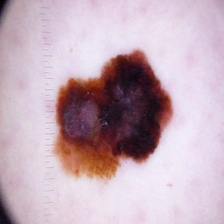
#> input picture data/raw/train/malignant/1018.jpg, 224 x 224 px, given in place of 69.jpg, which was not available
$ jupyter execute --allow-errors Prueba2.ipynb   (shell and % lines are left out)   (text cells are left out)
#> lines starting #> are read from the running program, lines starting #| are printed output that depends on the picture; after the words box and inside, x2 and y2 are one past the last pixel; in counts of white or black regions, pixels touching at a corner belong together; pictures that were not available may be replaced by others from this repository, and a replacement may not be noted
#> further down, image is the input picture: shape (224, 224, 3); mean B, G, R 184.5, 172.6, 195.6
### utils/functions.py
import cv2

def bgr2rgb(img_BGR):
    '''
    Transforma la imagen bgr a rgb.

    Parameters
    ----------
    img_BGR : img

    Return
    ------
    img_RGB : img
    '''
    b,g,r = cv2.split(img_BGR)
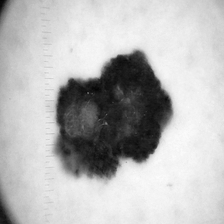
#> b: shape (224, 224); min 4, max 252, mean 184.5
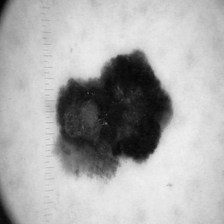
#> g: shape (224, 224); min 1, max 240, mean 172.6
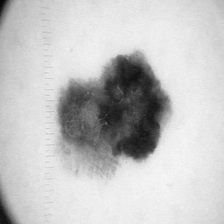
#> r: shape (224, 224); min 3, max 248, mean 195.6
    img_RGB = cv2.merge((r,g,b))
    return img_RGB

def eliminar_vello(imagen):
    '''
    Se aplica una máscara para eliminar el vello en la imagen. La función devuelve una `imagen` con las
    mismas dimensiones que la original.

    Parameters
    ----------
    imagen : img

    Output
    ------
    new_img : img

    '''
    #1. Convertir a escala de grises
    img_grayScale = cv2.cvtColor(imagen, cv2.COLOR_BGR2GRAY)
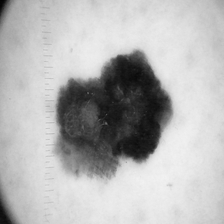
#> img_grayScale: shape (224, 224); min 2, max 242, mean 180.8
    # Kernel para el filtrado morfológico
    kernel = cv2.getStructuringElement(1,(17,17))
    # Filtrado BlackHat para encontrar los contornos del cabello
    blackhat = cv2.morphologyEx(img_grayScale, cv2.MORPH_BLACKHAT, kernel)
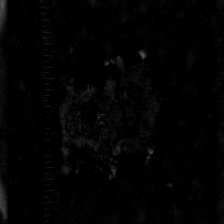
#> blackhat: shape (224, 224); min 0, max 89, mean 2.9
    # Intensificar los contornos del cabello en preparación para el algoritmo de pintura
    ret,thresh2 = cv2.threshold(blackhat,12,255,cv2.THRESH_BINARY)
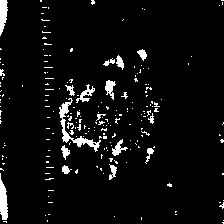
#> thresh2: shape (224, 224); 5.1% white; 210 white regions (191 under 20 px), largest, box (x1, y1, x2, y2) and area: (59, 98, 101, 152) 406, (0, 173, 8, 220) 251, (0, 0, 8, 36) 202
    # Pintar la imagen original dependiendo de la máscara
    new_img = cv2.inpaint(imagen,thresh2,1,cv2.INPAINT_TELEA)
    return new_img

# [17 lines left out: function mask_fondo, not called in this run]

### Prueba2.ipynb
[cell 1]
import matplotlib.image as img
import matplotlib.pyplot as plt
from sklearn.decomposition import PCA
import cv2
import numpy as np
import pandas as pd
import os

plt.style.use('default')

[cell 2]
from functions import *

[cell 3]
#Cargamos una imagen
# image = img.imread('data/raw/train/benign/3.jpg')
# image.shape

[cell 4]
image = cv2.imread('data/raw/train/benign/69.jpg')
plt.imshow(bgr2rgb(image));

[cell 5]
plt.imshow(bgr2rgb(eliminar_vello(image)))
plt.show()

[cell 6]
image_gray = cv2.imread('data/raw/train/benign/69.jpg')
image_gray = cv2.cvtColor(image_gray, cv2.COLOR_BGR2GRAY)
plt.imshow(image_gray, cmap='gray');

[cell 7]
image_gray.shape
#> Out = (224, 224)

[cell 8]
image.shape
#> Out = (224, 224, 3)

[cell 9]
# 224*224 = 50176
# 50176*3 = 150528

# Hay 16725 col por color - Reducir el numero

[cell 10]
red, green, blue = cv2.split(image)

[cell 11]
plt.imshow(image)

[cell 12]
pca = PCA(70)

#Applying to red channel and then applying inverse transform to transformed array.
red_transformed = pca.fit_transform(red)
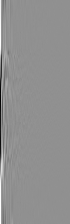
#> red_transformed: shape (224, 70) float64; min -1193.7, max 911.8, mean 0; drawn with min black and max white
print('red_transformed.shape:', red_transformed.shape)
#| red_transformed.shape: (224, 70)
red_inverted = pca.inverse_transform(red_transformed)  #Volvemos para ver qué información perdemos por el camino
print('red_inverted.shape:', red_inverted.shape)
#| red_inverted.shape: (224, 224)

#Applying to Green channel and then applying inverse transform to transformed array.
green_transformed = pca.fit_transform(green)
print('green_transformed.shape:', green_transformed.shape)
#| green_transformed.shape: (224, 70)
green_inverted = pca.inverse_transform(green_transformed)
print('green_inverted.shape:', green_inverted.shape)
#| green_inverted.shape: (224, 224)

#Applying to Blue channel and then applying inverse transform to transformed array.
blue_transformed = pca.fit_transform(blue)
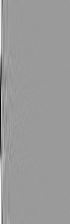
#> blue_transformed: shape (224, 70) float64; min -1122, max 729.7, mean 0; drawn with min black and max white
print('blue_transformed.shape:', blue_transformed.shape)
#| blue_transformed.shape: (224, 70)
blue_inverted = pca.inverse_transform(blue_transformed)
print('blue_inverted.shape:', blue_inverted.shape)
#| blue_inverted.shape: (224, 224)

[cell 13]
img_compressed = (cv2.merge([red_inverted, green_inverted, blue_inverted])).astype(np.uint8)

[cell 14]
plt.imshow(img_compressed);

[cell 15]
(224*70)+(224*70)+(224*70)

[cell 16]
224*224

[cell 17]
red_oneC = red_transformed.reshape((red_transformed.shape[0]*red_transformed.shape[1]),1)
#> red_oneC = 15680 values, max 911.8 at index 14490, min -1193.7 at index 6930, mean -2.78e-15
print('red',red_oneC.shape)
#| red (15680, 1)
green_oneC = green_transformed.reshape((green_transformed.shape[0]*green_transformed.shape[1]),1)
#> green_oneC = 15680 values, max 875.5 at index 13720, min -1212.6 at index 6930, mean -1.62e-15
print('green',green_oneC.shape)
#| green (15680, 1)
blue_oneC = blue_transformed.reshape((blue_transformed.shape[0]*blue_transformed.shape[1]),1)
#> blue_oneC = 15680 values, max 729.7 at index 15540, min -1122 at index 7490, mean -6.96e-16
print('blue',blue_oneC.shape)
#| blue (15680, 1)

[cell 18]
red_df = pd.DataFrame()
green_df = pd.DataFrame()
blue_df = pd.DataFrame()
df_total = pd.DataFrame()

[cell 19]
red_oneC.shape
#> Out = (15680, 1)

[cell 20]
red_df[str(0)]= red_oneC[:,0]
red_df.head()

[cell 21]
green_df[str(0)]= green_oneC[:,0]
df_total = pd.concat([red_df,green_df],ignore_index=True)
df_total.shape

[cell 22]
blue_df[str(0)]= blue_oneC[:,0]
df_total = pd.concat([df_total,blue_df],ignore_index=True)
df_total.shape

[cell 23]
df_total.T

[cell 24]
df_color = pd.DataFrame()
df_Total = pd.DataFrame()

df_color[str(0)]= red_oneC[:,0]
df_color[str(1)]= green_oneC[:,0]

[cell 25]
df_color1 = pd.DataFrame()
df_color2 = pd.DataFrame()
df_color3 = pd.DataFrame()
df_Total = pd.DataFrame()

df_color1[str(0)]= red_oneC[:,0]
df_color2[str(0)]= green_oneC[:,0]
df_Total = pd.concat([df_color1,df_color2],ignore_index=True)
df_color3[str(0)]= blue_oneC[:,0]
df_Total = pd.concat([df_Total,df_color3],ignore_index=True)

df_Total

[cell 26]
def image_pca(blue,green,red,num):
#> called with num = 70
    pca = PCA(num)
    #Normalizamos los valores
    blue_Norm = blue/255
    green_Norm = green/255
    red_Norm = red/255
    red_transformed = pca.fit_transform(red_Norm)
    green_transformed = pca.fit_transform(green_Norm)
    blue_transformed = pca.fit_transform(blue_Norm)

    red_oneC = red_transformed.reshape((red_transformed.shape[0]*red_transformed.shape[1]),1)
#> red_oneC = 15680 values, max 2.8 at index 15540, min -4.37 at index 7490, mean 4.98e-17
    green_oneC = green_transformed.reshape((green_transformed.shape[0]*green_transformed.shape[1]),1)
#> green_oneC = 15680 values, max 3.38 at index 13650, min -4.73 at index 6930, mean -6.53e-17
    blue_oneC = blue_transformed.reshape((blue_transformed.shape[0]*blue_transformed.shape[1]),1)
#> blue_oneC = 15680 values, max 3.53 at index 2940, min -4.66 at index 6930, mean -1.45e-17

    df_color1 = pd.DataFrame()
    df_color2 = pd.DataFrame()
    df_color3 = pd.DataFrame()
    df_Total = pd.DataFrame()

    df_color1[str(0)]= red_oneC[:,0]
    df_color2[str(0)]= green_oneC[:,0]
    df_Total = pd.concat([df_color1,df_color2],ignore_index=True)
    df_color3[str(0)]= blue_oneC[:,0]
    df_Total = pd.concat([df_Total,df_color3],ignore_index=True)

    return df_Total

[cell 27]
#Creamos los paths
malign_data = 'data/raw/train/malignant'
malign_data2 = 'data/raw/test/malignant'
benign_data = 'data/raw/train/benign'
benign_data2 = 'data/raw/test/benign'

#Datasets donde se almacenarán los datos
df_test = pd.DataFrame()
df_train = pd.DataFrame()
y_train_values = []
y_test_values = []

count = 0

for img_name in os.listdir(malign_data):
    image = cv2.imread(malign_data+"/"+img_name)
    image_sin_vello = eliminar_vello(image)
    blue, green, red = cv2.split(image_sin_vello)
    df_train[str(count)] = image_pca(blue,green,red,70)
    y_train_values.append(1) # 1 == Malign
    count += 1
#> pass 2 of the loop `for img_name in os.listdir(malign_data):`:
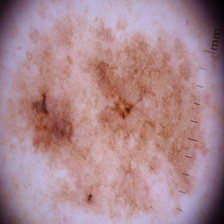
#> input picture data/raw/train/malignant/1021.jpg, 224 x 224 px
#> image is the input picture: shape (224, 224, 3); mean B, G, R 142.3, 135.9, 170.8
#> in eliminar_vello (call 3), `ret,thresh2 = cv2.threshold(blackhat,12,255,cv2.THRESH_BINARY)`:
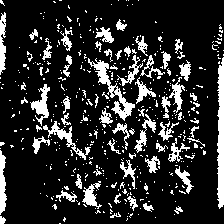
#> thresh2: shape (224, 224); 17.1% white; 438 white regions (373 under 20 px), largest, box (x1, y1, x2, y2) and area: (217, 57, 224, 209) 850, (88, 58, 135, 121) 634, (43, 121, 91, 160) 352
#> in image_pca (call 2), `blue_transformed = pca.fit_transform(blue_Norm)`:
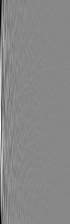
#> blue_transformed: shape (224, 70) float64; min -2.67, max 2.32, mean 5.08e-17; drawn with min black and max white
#> in image_pca (call 2), `red_oneC = red_transformed.reshape((red_transformed.shape[0]*red_trans..`: red_oneC = 15680 values, max 1.12 at index 8680, min -2.82 at index 0, mean 1.43e-16
#> in image_pca (call 2), `green_oneC = green_transformed.reshape((green_transformed.shape[0]*gre..`: green_oneC = 15680 values, max 1.54 at index 8960, min -2.14 at index 420, mean -6.16e-17
#> in image_pca (call 2), `blue_oneC = blue_transformed.reshape((blue_transformed.shape[0]*blue_t..`: blue_oneC = 15680 values, max 2.32 at index 8960, min -2.67 at index 15610, mean 5.12e-17
#> pass 3 of the loop `for img_name in os.listdir(malign_data):`:
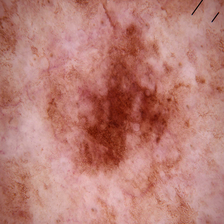
#> input picture data/raw/train/malignant/1040.jpg, 224 x 224 px
#> image is the input picture: shape (224, 224, 3); mean B, G, R 117.2, 126.1, 186.2
#> in eliminar_vello (call 4), `ret,thresh2 = cv2.threshold(blackhat,12,255,cv2.THRESH_BINARY)`:
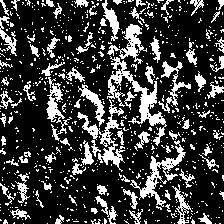
#> thresh2: shape (224, 224); 23.5% white; 755 white regions (665 under 20 px), largest, box (x1, y1, x2, y2) and area: (107, 56, 167, 146) 1175, (77, 99, 125, 172) 803, (130, 140, 186, 207) 777
#> `blue, green, red = cv2.split(image_sin_vello)`:
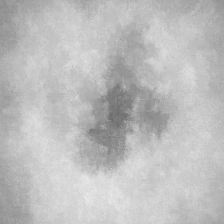
#> red: shape (224, 224); min 105, max 233, mean 189.1
#> the loop made 4 passes; the first 3 are shown

for img_name in os.listdir(malign_data2):
    image = cv2.imread(malign_data2+"/"+img_name)
    image_sin_vello = eliminar_vello(image)
    blue, green, red = cv2.split(image_sin_vello)
    df_test[str(count)] = image_pca(blue,green,red,70)
    y_test_values.append(1) # 1 == Malign
    count += 1
#> pass 2 of the loop `for img_name in os.listdir(malign_data2):`:
#> pass 3 of the loop `for img_name in os.listdir(malign_data2):`:
#> the loop made 4 passes; the first 3 are shown

for img_name in os.listdir(benign_data):
    image = cv2.imread(benign_data+"/"+img_name)
    image_sin_vello = eliminar_vello(image)
    blue, green, red = cv2.split(image_sin_vello)
    df_train[str(count)] = image_pca(blue,green,red,70)
    y_train_values.append(0) # 0 = Benign
    count += 1

for img_name in os.listdir(benign_data2):
    image = cv2.imread(benign_data2+"/"+img_name)
    image_sin_vello = eliminar_vello(image)
    blue, green, red = cv2.split(image_sin_vello)
    df_test[str(count)] = image_pca(blue,green,red,70)
    y_test_values.append(0) # 0 = Benign
    count += 1

[cell 28]
malign_data = 'data/raw/train/malignant'
malign_data2 = 'data/raw/test/malignant'
benign_data = 'data/raw/train/benign'
benign_data2 = 'data/raw/test/benign'

df_test = pd.DataFrame() #hold the image arrays
df_train = pd.DataFrame()
y_train_values = []  # hold the image labels
y_test_values = []  # hold the image labels

count = 0

# I save all images to dataframe

for img_name in os.listdir(malign_data):
    image = cv2.imread(malign_data+"/"+img_name)
    image_sin_vello = eliminar_vello(image)
    img_gray = cv2.cvtColor(image_sin_vello, cv2.COLOR_BGR2GRAY)

    img_one_column_arr = img_gray.reshape((image.shape[0]*image.shape[1]),1)  # (224*224, 1) = (50176, 1)
    df_train[str(count)] = img_one_column_arr[:,0]
    y_train_values.append(1) # 1 == Malign
    count += 1
#> pass 2 of the loop `for img_name in os.listdir(malign_data):`:
#> pass 3 of the loop `for img_name in os.listdir(malign_data):`:
#> the loop made 4 passes; the first 3 are shown

for img_name in os.listdir(malign_data2):
    image = cv2.imread(malign_data2+"/"+img_name)
    image_sin_vello = eliminar_vello(image)
    img_gray = cv2.cvtColor(image_sin_vello, cv2.COLOR_BGR2GRAY)
    img_one_column_arr = img_gray.reshape((image.shape[0]*image.shape[1]),1)  # (224*224, 1) = (50176, 1)
    df_test[str(count)] = img_one_column_arr[:,0]
    y_test_values.append(1) # 1 == Malign
    count += 1
#> pass 2 of the loop `for img_name in os.listdir(malign_data2):`:
#> pass 3 of the loop `for img_name in os.listdir(malign_data2):`:
#> the loop made 4 passes; the first 3 are shown
